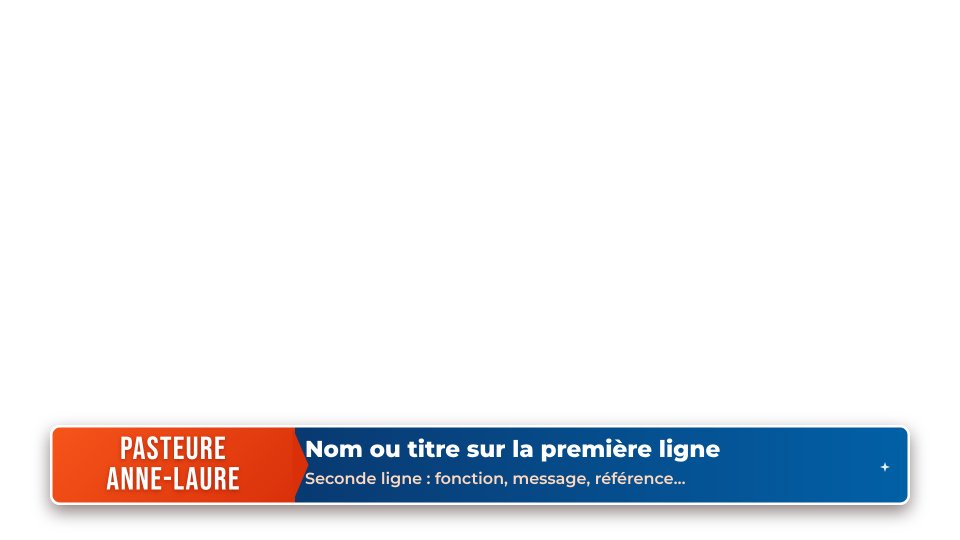
#> input picture zone242-com-session/livrables/affiches/bande-bas/Bande_bas_1920x1080_avec_texte_transparent.png, 1920 x 1080 px, found by its file name (shown at 1/2 size)
$ python bande_bas.py affiche_officielle_16x9_reference.png
#> lines starting #> are read from the running program, lines starting #| are printed output that depends on the picture
# Bandeau de bas d'écran 1920×1080 (calque transparent) : onglet orange (titre) + zone de texte. Usage : python bande_bas.py <sortie>
import pathlib, sys, shutil
from PIL import Image
from playwright.sync_api import sync_playwright
R = pathlib.Path("/home/user/Motion"); OUT = pathlib.Path(sys.argv[1]).resolve(); OUT.mkdir(parents=True, exist_ok=True)
T = OUT / "_res"; T.mkdir(exist_ok=True)
for src, n in [("teaser-wzw-reels/assets/montserrat-latin-600-normal.woff2", "m6.woff2"), ("teaser-wzw-reels/assets/montserrat-latin-800-normal.woff2", "m8.woff2"), ("teaser-wzw-reels/assets/bebas-neue-latin-400-normal.woff2", "bb.woff2")]: shutil.copy(R / src, T / n)
def html(tag=None, line1=None, line2=None):
    t = ""
    if tag: t = f'<div class="a" style="left:132px;top:864px;width:430px;height:132px;display:flex;align-items:center;justify-content:center;font-family:B;font-size:64px;letter-spacing:.04em;text-align:center;line-height:.95;color:#fff;text-shadow:0 3px 8px rgba(110,10,0,.45)">{tag}</div>'
    if line1: t += f'<div class="a" style="left:610px;top:872px;width:1170px;font-family:M;font-weight:800;font-size:46px;line-height:1.15;color:#fff">{line1}</div>'
    if line2: t += f'<div class="a" style="left:610px;top:938px;width:1170px;font-family:M;font-weight:600;font-size:32px;line-height:1.2;color:#ffd9bf">{line2}</div>'
    return f"""<!doctype html><meta charset=utf-8><style>
@font-face{{font-family:B;src:url(bb.woff2)}}@font-face{{font-family:M;font-weight:600;src:url(m6.woff2)}}@font-face{{font-family:M;font-weight:800;src:url(m8.woff2)}}
*{{margin:0;padding:0;box-sizing:border-box}}html,body{{width:1920px;height:1080px;background:transparent;overflow:hidden}}.a{{position:absolute}}</style>
<div class="a" style="left:100px;top:850px;width:1720px;height:160px;border-radius:20px;background:linear-gradient(90deg,#0b2a5c 0%,#0260a6 100%);border:5px solid #fff;box-shadow:0 14px 34px rgba(30,0,0,.5)"></div>
<div class="a" style="left:100px;top:850px;width:490px;height:160px;border-radius:20px 0 0 20px;background:linear-gradient(135deg,#f5541a,#d9300a);border:5px solid #fff;border-right:none"></div>
<div class="a" style="left:585px;top:855px;width:0;height:0;border-top:75px solid transparent;border-bottom:75px solid transparent;border-left:32px solid #d9300a"></div>
<div class="a" style="left:1760px;top:924px;width:20px;height:20px;background:#fff;clip-path:polygon(50% 0,62% 38%,100% 50%,62% 62%,50% 100%,38% 62%,0 50%,38% 38%);opacity:.9"></div>
{t}"""
def shot(name, h):
    f = T / (name + ".html"); f.write_text(h)
    with sync_playwright() as pw:
        b = pw.chromium.launch(executable_path="/opt/pw-browsers/chromium", args=["--no-sandbox"])
        pg = b.new_context(viewport={"width": 1920, "height": 1080}).new_page(); pg.goto("file://" + str(f)); pg.evaluate("document.fonts.ready"); pg.wait_for_timeout(400)
        pg.screenshot(path=str(OUT / f"{name}.png"), omit_background=True); b.close()
shot("Bande_bas_1920x1080_vide_transparent", html())
#> (the call stopped at in shot, `with sync_playwright() as pw:`: playwright is not available in this run)
shot("Bande_bas_1920x1080_avec_texte_transparent", html("PASTEURE<br>ANNE-LAURE", "Nom ou titre sur la première ligne", "Seconde ligne : fonction, message, référence…"))
#> (the call stopped at in shot, `with sync_playwright() as pw:`: playwright is not available in this run)
ov = Image.open(OUT / "Bande_bas_1920x1080_avec_texte_transparent.png").convert("RGBA")
#> ov is the input picture: PIL image 1920x1080 RGBA; mean R, G, B, A 14.4, 13.8, 17.3, 35.8
bg = Image.new("RGBA", ov.size, (40, 44, 70, 255))
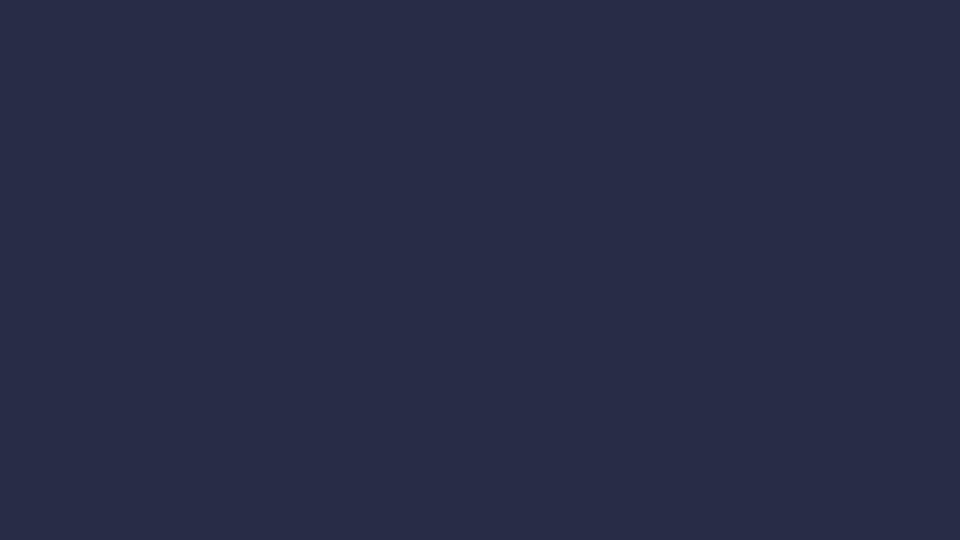
#> bg: PIL image 1920x1080 RGBA (shown at 1/2 size); mean R, G, B, A 40, 44, 70, 255
from PIL import ImageDraw
d = ImageDraw.Draw(bg)
for y in range(1080): d.line([(0, y), (1920, y)], fill=(34 + y // 24, 38 + y // 28, 62 + y // 16, 255))
d.ellipse([800, 150, 1120, 470], fill=(210, 160, 130, 255)); d.rectangle([700, 470, 1220, 850], fill=(30, 30, 38, 255))
bg.alpha_composite(ov); bg.convert("RGB").save(OUT / "Exemple_Bande_bas_1920x1080.png"); shutil.rmtree(T); print("ok")
#> after `bg.alpha_composite(ov)`:
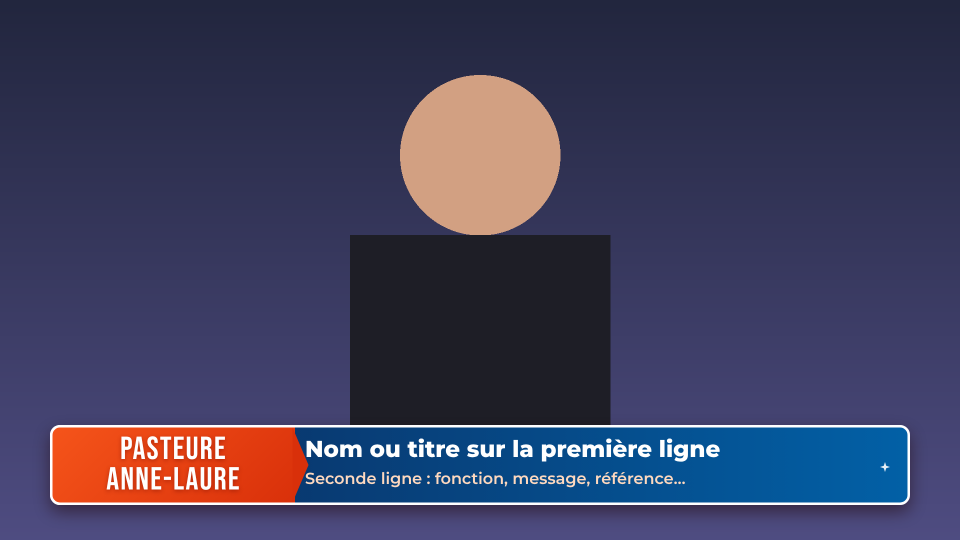
#> bg: PIL image 1920x1080 RGBA (shown at 1/2 size); mean R, G, B, A 62.7, 62, 91.4, 255
#| ok
